Frame 1 (no input): blank canvas, image omitted
Frame 60 (no input): blank canvas, image omitted
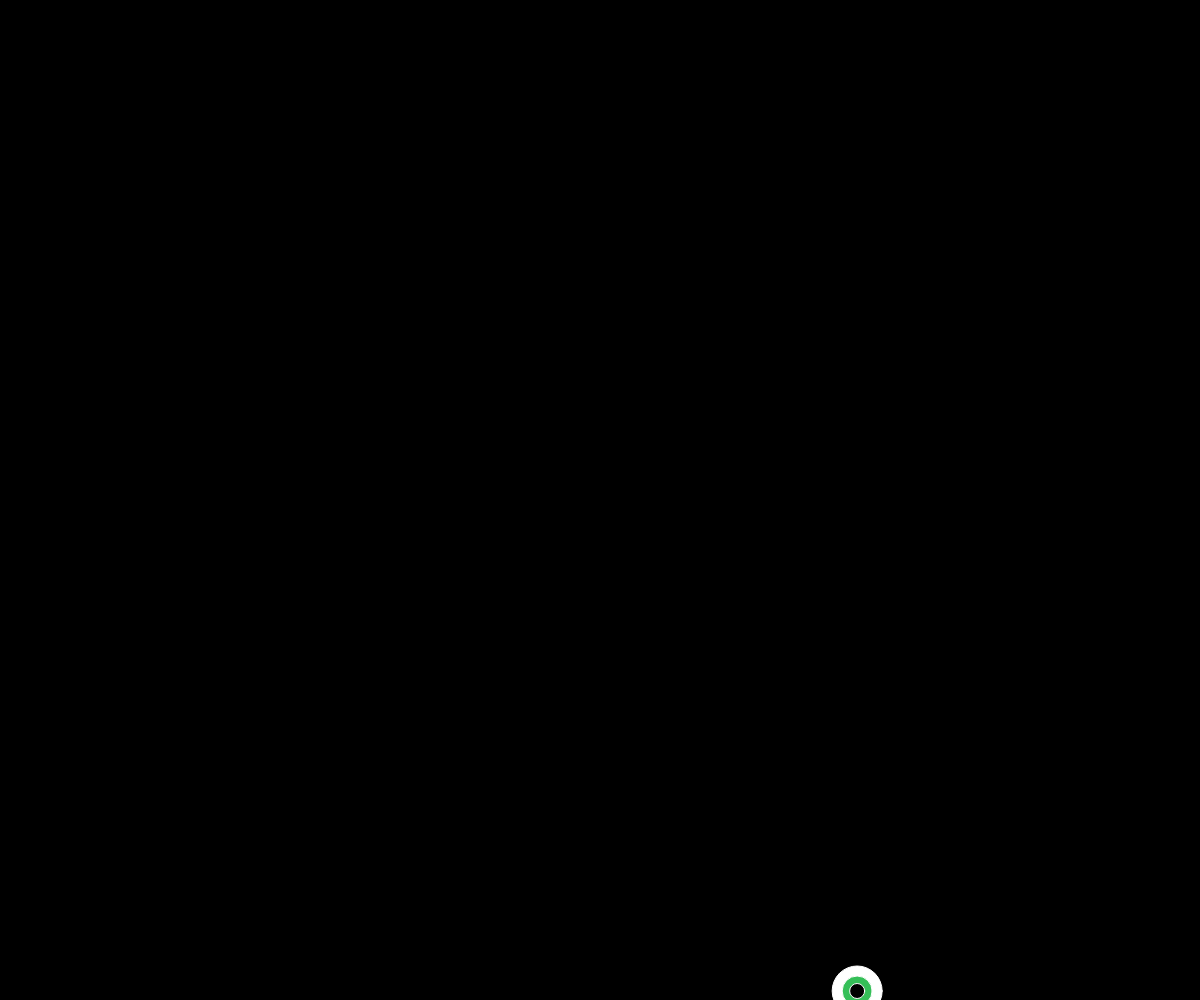
Frame 120 (the mouse pressed at the canvas centre since frame 60)

The p5.js sketch whose frames 1 and 60 were blank and that drew this single picture after the mouse press (run headless with seeded random() and noise() and a simulated clock; from frame 60 on, the mouse is pressed at the canvas centre):

// p5.js sketch
// ── sketch.js
var bubble = [],
  B = 75;

function setup() {
  createCanvas(window.innerWidth, window.innerHeight);
  background(0);
}

function draw() {
  background(0);
  for (var i = 0; i < bubble.length; i++) {
    bubble[i].display();
    bubble[i].move();
  }
  B = B + 1;
  if (B > 75) {
    B = 1;
    bubble.push(new Bubble());
  }
}

function Bubble() {
  this.x = random(width);
  this.y = height + 50;
  this.colorr = random(255);
  this.colorg = random(255);
  this.colorb = random(255);

  this.move = function() {
    this.y = this.y - 0.5;
  };

  this.display = function() {
    stroke(255);
    fill(255);
    ellipse(this.x, this.y, 50, 50);
    fill(this.colorr, this.colorg, this.colorb);
    ellipse(this.x, this.y, 30, 30);
    fill(0);
    ellipse(this.x, this.y, 15, 15);
  };
}
